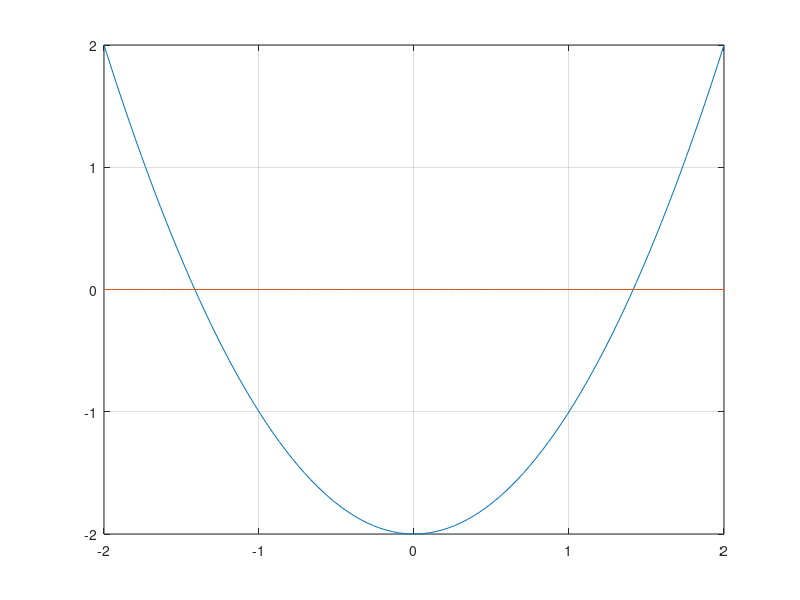

MATLAB code for this plot: (Note: this script raises an error after producing the figure.)
% Esercitazione 4 - Es. 1

clear all
close all 
clc

nmax=100; %numero massimo di iterazioni
toll=1e-10; %tolleranza
x=linspace(-2,2);

%1.
a=2;
f = @(x)  x.^2 - a;
fd = @(x) 2*x;
plot(x,f(x))
hold on 
%fo pure una retta y=0 per regolarmi
plot(x,zeros(size(x))), grid on

x0=input('Scegli x0 = ');
[alpha,n]=newton(f, fd, x0, nmax, toll)

%2.
f = @(x)  x.^3 - x - 1;
fd = @(x) 3*x.^2 - 1;
plot(x,f(x))
hold on 
%fo pure una retta y=0 per regolarmi
plot(x,zeros(size(x))), grid on

x0=input('Scegli x0 = ');
[alpha,n]=newton(f, fd, x0, nmax, toll)
